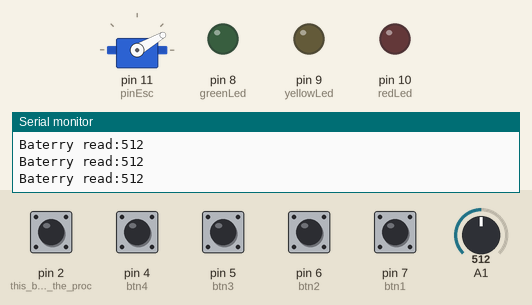
Recording of a sketch running on a simulated Arduino Uno, built with avr-gcc and run on an emulated ATmega328P. Parts: servo, output pins drawn as LEDs (lit = HIGH), the last lines printed to the serial monitor. The inputs (shaded band) are chosen by the test bench; at power-on: pin 2 (this_button_stop_the_proc), pin 4 (btn4), pin 5 (btn3), pin 6 (btn2), pin 7 (btn1) LOW, A1 = 512.

Above: at 4.2 s.
4.3 s: pin 4 (btn4) pulled HIGH for 0.15 s
At 5.5 s:
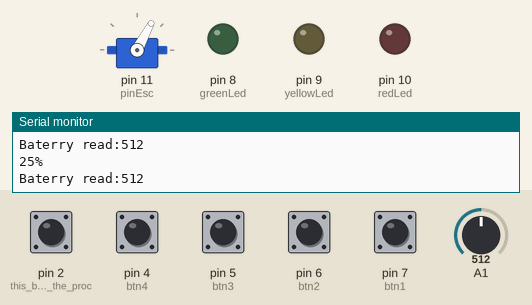
5.9 s: A1 set to 306
8.9 s: pin 5 (btn3) pulled HIGH for 0.15 s
At 9.9 s:
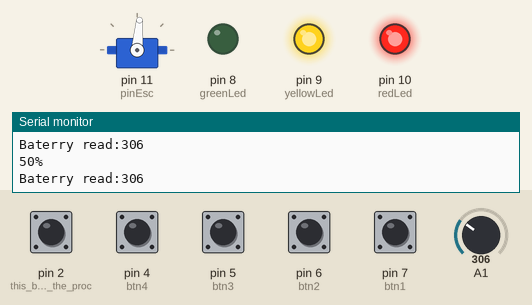
10.5 s: pin 6 (btn2) pulled HIGH for 0.15 s
At 11.3 s:
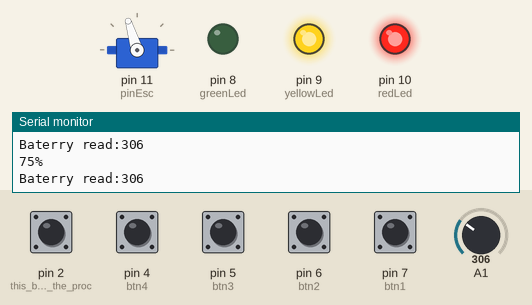
12.1 s: pin 7 (btn1) pulled HIGH for 0.15 s
At 12.9 s:
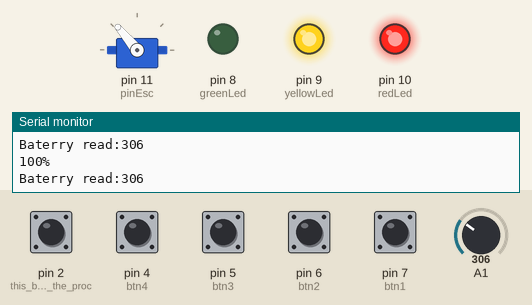
15.2 s: pin 4 (btn4) pulled HIGH for 1 s
At 15.8 s:
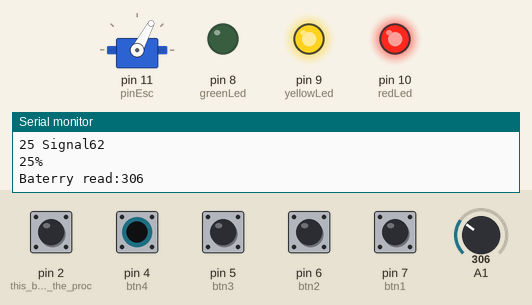
Timing chart, 0 to 18.2 s (numbered marks = the images above; inputs shaded):
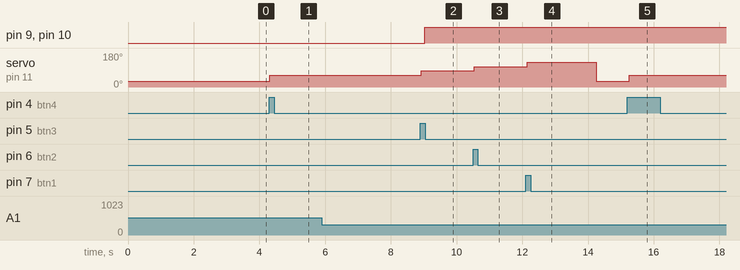

Measured:
- after the input at 4.3 s, servo on pin 11 (pinEsc): 30° → 62° at once
- after the input at 8.9 s, servo on pin 11 (pinEsc): 62° → 85° at once
- after the input at 10.5 s, servo on pin 11 (pinEsc): 85° → 107° at once
- after the input at 12.1 s, servo on pin 11 (pinEsc): 107° → 130° after 0.05 s, → 30° 2.1 s later
- after the input at 15.2 s, servo on pin 11 (pinEsc): 30° → 62° after 0.06 s

The sketch:

surfboard_leds_battery_level_and_buttons_op5.ino
```cpp
#include <Servo.h>
Servo esc_signal;

int option  = 0;  //this is to know witch button was touched
int count   = 0;  //this is to know how much time the output will be working
int count_battery   = 0;  //this is to read the battery after an specific time

int pinEsc = 11; //for pin 11

int greenLed  = 8; //for pin 8
int yellowLed = 9; //for pin 9
int redLed    = 10;//for pin 10

int btn1  = 7; //for pin 7 - speed1
int btn2   = 6; //for pin 6 - speed2
int btn3   = 5; //for pin 5 - speed3
int btn4   = 4; //for pin 4 - speed4

int speed1  = 100; // speed 100%
int speed2   = 75; // speed 75%
int speed3   = 50; // speed 50%
int speed4   = 25; // speed 25%


int highLevel   = 400;//number to compare with the analog reader
int lowLevel    = 200;//number to compare with the analog reader

int output_signal   = 0; //for output value, this goes between 0 and 255 to the pwd

void setup() {
  pinMode(2,INPUT);//this button stop the process

  pinMode(btn1,INPUT);//  100% power for 8s and 75% power for 60s
  pinMode(btn2,INPUT);//   85% power for 100s
  pinMode(btn3,INPUT);//   75% power for 100s
  pinMode(btn4,INPUT);//   50% power for 100s

  pinMode(greenLed,OUTPUT);//   to turn on the green Led
  pinMode(yellowLed,OUTPUT);//  to turn on the yellow Led
  pinMode(redLed,OUTPUT);//     to turn on the red Led

  attachInterrupt(digitalPinToInterrupt(2),BotonStop,RISING); //this button will work even if something else is in process

  Serial.begin(9600); //to print the values

  esc_signal.attach(pinEsc);  //Specify here the pin number on which the signal pin of ESC is connected.
  esc_signal.write(30);   //ESC arm command. ESCs won't start unless input speed is less during initialization.
  delay(3000);            //ESC initialization delay.

  //setting a new variable battery level decided by the first read
  if (analogRead(1)>500)
  {
    highLevel = analogRead(1) - 150;
    lowLevel    = analogRead(1)/3;
  }


}

void loop() {

  if(digitalRead(btn1)){
    Serial.print("100 Signal");
    Serial.println(output_signal);
    option=1;
    Power(speed1);
    }
  if(digitalRead(btn2)){
    Serial.print("75 Signal");
    Serial.println(output_signal);
    option=2;
    Power(speed2);
    }
  if(digitalRead(btn3)){
    Serial.print("50 Signal");
    Serial.println(output_signal);
    option=3;
    Power(speed3);
    }
  if(digitalRead(btn4)){
    Serial.print("25 Signal");
    Serial.println(output_signal);
    option=4;
    Power(speed4);
    }

  CheckOption();

  //Comentar esto luego de usar
  Serial.print("Baterry read:");
  Serial.println(analogRead(1));

  if (count_battery>=60){
    CheckBattery(analogRead(1));
    count_battery=0;
  }

  count+=1;
  count_battery+=1;
  delay(100);

}

void BotonStop(){
//pin2 button
  option=0;
  count=0;
  esc_signal.write(30);
}

void highbattery(){
  digitalWrite(greenLed,HIGH);
  digitalWrite(redLed,HIGH);
  digitalWrite(yellowLed,HIGH);
}
void midbattery(){
  digitalWrite(yellowLed,HIGH);
  digitalWrite(redLed,HIGH);
  digitalWrite(greenLed,LOW);
}
void lowbattery(){
  digitalWrite(redLed,HIGH);
  digitalWrite(yellowLed,LOW);
  digitalWrite(greenLed,LOW);
}
void battery_leds_off(){
  digitalWrite(yellowLed,LOW);
  digitalWrite(redLed,LOW);
  digitalWrite(greenLed,LOW);
}


void CheckBattery(int level){
   //Serial.println(level);
    if(level<=lowLevel){
      lowbattery();
    }else{
      if(level>=highLevel){
        highbattery();
      } else{
        if(level<highLevel && level>lowLevel){
          midbattery();
        }else{
          //this shouldn't happend actually....
          Serial.print("Recalculation needed for the battery reader");
          battery_leds_off();
        }
      }
    }
  }

void Power(int value){
  output_signal=map(value,0,100,40,130);
  esc_signal.write(output_signal);
}

void CheckOption(){
  switch (option) {
  case 1:
    Serial.println("100%");
    if(count>=100){
      BotonStop();
      }
    break;
  case 2:
    Serial.println("75%");
    if(count>=600){
      BotonStop();
      }
      break;
  case 3:
    Serial.println("50%");
    if(count>=1200){
      BotonStop();
      }
    break;
  case 4:
    Serial.println("25%");
    if(count>=1200){
      BotonStop();
      }
    break;
  default:
    // Serial.println("0%");
    BotonStop();
    break;
}
  }
```
